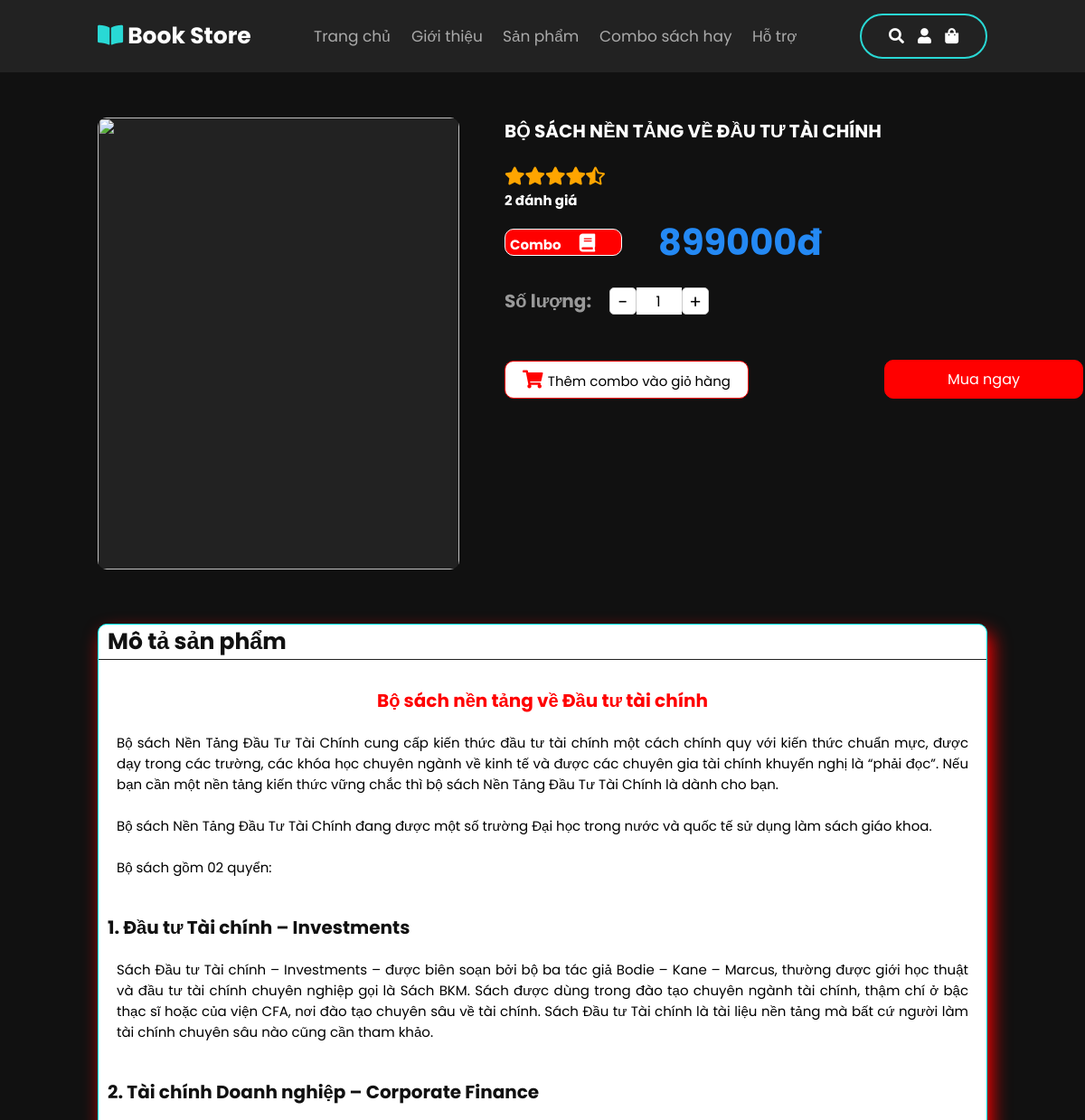
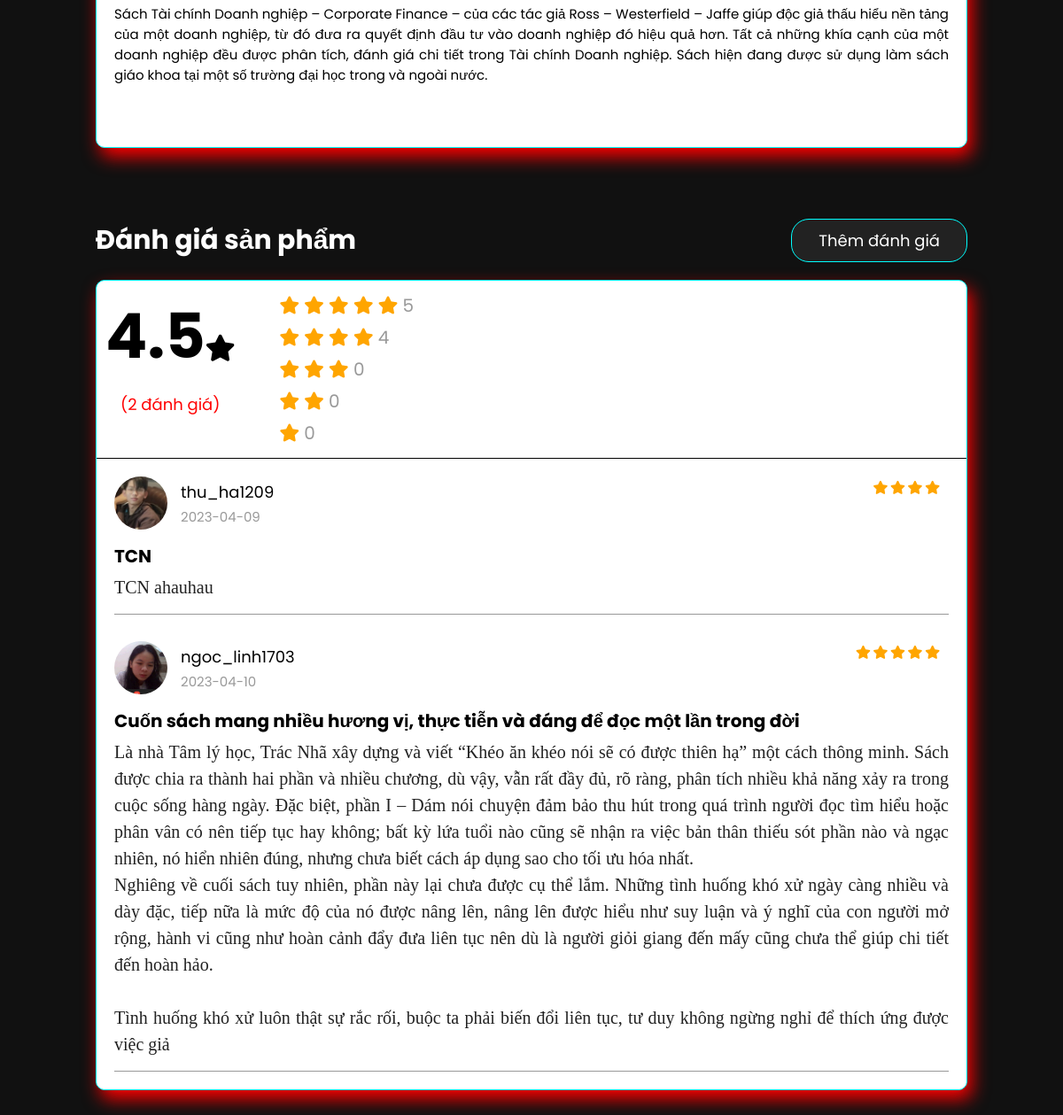
Screenshot of /app/View/detail_combo_book.php?get_id=3 (signed in) with the database file from the repository (2 pictures, top to bottom).
### tables this page shows
CREATE TABLE `combo_products` (
  `combo_id` int(100) NOT NULL,
  `combo_name` varchar(100) NOT NULL,
  `price` int(100) NOT NULL,
  `image_combo` varchar(200) NOT NULL,
  `description` varchar(500) NOT NULL,
  `description_detail` varchar(2000) NOT NULL,
  `image_1` varchar(200) NOT NULL,
  `name_1` varchar(200) NOT NULL,
  `description_1` varchar(5000) NOT NULL,
  `image_2` varchar(200) NOT NULL,
  `name_2` varchar(200) NOT NULL,
  `description_2` varchar(5000) NOT NULL,
  `image_3` varchar(200) NOT NULL,
  `name_3` varchar(200) NOT NULL,
  `description_3` varchar(2000) NOT NULL
);

CREATE TABLE `users` (
  `user_id` varchar(100) NOT NULL,
  `fullname` varchar(100) NOT NULL,
  `username` varchar(100) NOT NULL,
  `email` varchar(100) NOT NULL,
  `phonenumber` varchar(20) NOT NULL,
  `password` varchar(100) NOT NULL,
  `user_type` varchar(100) NOT NULL DEFAULT 'user',
  `image` varchar(100) NOT NULL
);

CREATE TABLE `reviews` (
  `id` varchar(10) NOT NULL,
  `post_id` varchar(20) NOT NULL,
  `user_id` varchar(20) NOT NULL,
  `rating` varchar(1) NOT NULL,
  `title` varchar(200) NOT NULL,
  `description` varchar(2500) NOT NULL,
  `date` date NOT NULL DEFAULT current_timestamp()
);

### app/View/detail_combo_book.php (the view, shortened to what this page needs)
<?php
include '../../config/config.php';
if(isset($_GET['get_id'])){
   $get_id = $_GET['get_id'];
}else{
   $get_id = '';
   header('location:home.php');
}
?>
<!DOCTYPE html>
<html lang="en">
<head>
    <link rel="stylesheet" href="https://cdnjs.cloudflare.com/ajax/libs/font-awesome/5.15.4/css/all.min.css">
    <link rel="stylesheet" href="../../public/css/style.css">
    <link rel="stylesheet" href="https://cdnjs.cloudflare.com/ajax/libs/aos/2.3.4/aos.css">
</head>
<body>
    <?php include 'header.php'; ?>
<section class="detailBook" id= "detailBook">
    <div class="book-img" data-aos="fade-right" data-aos-delay="300">
        <?php
            $select_combo_products = mysqli_query($conn, "SELECT * FROM `combo_products` WHERE combo_id=$get_id") or die('query failed');
            if(mysqli_num_rows($select_combo_products) > 0){
            $product = mysqli_fetch_assoc($select_combo_products);
        ?>
        <div class="box" >
            <div class="image">
            <img src="<?php echo $product['image_combo']; ?>" alt="">
        </div>
        </div>
        <?php
        }else{
            echo '<p class="empty">no products added yet!</p>';
        }
      ?>
    </div>
    <div class="information-detail" data-aos="fade-left" data-aos-delay="600">
        <h3><?php echo $product['combo_name']?></h3>
    <div class="evaluate-average">
    <?php
        $average = 0;
        $total_ratings = 0;
        $select_ratings = mysqli_query($conn, "SELECT * FROM `reviews` WHERE post_id = $get_id") or die('query failed');
        $total_reviews = mysqli_num_rows($select_ratings);
        while($fetch_rating = mysqli_fetch_assoc($select_ratings)){
            $total_ratings += $fetch_rating['rating'];
        }
        if($total_reviews != 0){
            $average = round($total_ratings / $total_reviews, 1);
            if($total_reviews>0){
                $quotient = (float)$total_ratings / $total_reviews;
                $decimal_part = fmod($quotient, 1);
            }
        }
        ?>
        <h3>
            <?php
            for ($i=1; $i <= $average; $i++) {
                echo '<i class="fas fa-star"></i>';
            }
            if($total_reviews>0) {
                if ( $decimal_part < 1 and $decimal_part > 0 ) {
                    echo '<i class="fas fa-star-half-alt"></i>';
                }
            }
            ?>
        </h3>
        <p><?= $total_reviews; ?> đánh giá</p>
    </div>
    <div class="price-box">
        <div class="box">
        <p>Combo</p>
        <i aria-hidden="true" class="fa fa-book"></i>
        </div>
        <div class="price">
        <span><?php echo $product['price']?>đ</span>
        </div>
    </div>
    <form action="../Controllers/cartController.php" method="post">
    <div class="quantity-input">
        <p>Số lượng: </p>
        <button type="button" class="minus-btn cart-btn" onClick="decrease()">-</button>
        <input type="number" min="1" name="product_quantity" value="1" readonly class="cart-quantity-input" id="product-quantity">
        <button type="button" class="plus-btn cart-btn" onClick="increase()">+</button>
    </div>
        <div class="option-cart">
            <div class="add_to_cart combo">
                <i class="fas fa-shopping-cart "></i>
                <input type="submit" name="add_to_cart" value="Thêm combo vào giỏ hàng" class="btnAddCart">
            </div>
            <input type="submit" name="add_to_cart" value="Mua ngay" class="buy_now_btn">
        </div>
    </form>
</section>
<section class="descriptionBook" data-aos="zoom-in-up" data-aos-delay="300">
    <div class="heading combo">
        <h1>Mô tả sản phẩm</h1>
        <p><?php echo $product['combo_name']?></p>
        <div class="description"><?php echo nl2br($product['description_detail'])?></div>
        <div class="book">
        <p>1. <?php echo $product['name_1']?></p>
        <div class="description"><?php echo nl2br($product['description_1'])?></div>
        </div>
        <div class="book">
        <p>2. <?php echo $product['name_2']?></p>
        <div class="description"><?php echo nl2br($product['description_2'])?></div>
        </div>
        <div class="book">
        <?php
            if ($product['name_3'] != null) {
                echo '<p>3. '.$product['name_3'].'</p>';
            } else {
                echo '<p></p>';
            }
        ?>
        <div class="description"><?php echo nl2br($product['description_3'])?></div>
        </div>
</section>
<section class="reviews-container">
   <div class="heading">
    <h1>Đánh giá sản phẩm</h1>
    <a href="add_review.php?get_id=<?= $get_id; ?>" class="add-btn">Thêm đánh giá</a>
    </div>
    <div class="box-review">
    <div class="view-post">
        <?php
            $select_products = mysqli_query($conn, "SELECT * FROM `combo_products` WHERE combo_id = $get_id") or die('query failed');
            if(mysqli_num_rows($select_products) > 0){
                while($fetch_products = mysqli_fetch_assoc($select_products)){
                    $total_ratings = 0;
                    $rating_1 = 0;
                    $rating_2 = 0;
                    $rating_3 = 0;
                    $rating_4 = 0;
                    $rating_5 = 0;
                $select_ratings = mysqli_query($conn, "SELECT * FROM `reviews` WHERE post_id = $get_id") or die('query failed');
                $total_reivews = mysqli_num_rows($select_ratings);
                while($fetch_rating = mysqli_fetch_assoc($select_ratings)){
                    $total_ratings += $fetch_rating['rating'];
                    if($fetch_rating['rating'] == 4){
                    $rating_4 += $fetch_rating['rating'];
                    }
                    if($fetch_rating['rating'] == 5){
                    $rating_5 += $fetch_rating['rating'];
                    }
                }
                if($total_reivews != 0){
                    $average = round($total_ratings / $total_reivews, 1);
                }else{
                    $average = 0;
                }
        ?>
        <div class="row">
            <div class="col">
                <div class="flex">
                    <div class="total-reviews">
                        <h3><?= $average; ?><i class="fas fa-star"></i></h3>
                        <p>(<?= $total_reivews; ?> đánh giá)</p>
                    </div>
                    <div class="total-ratings">
                        <p>
                            <i class="fas fa-star"></i>
                            <i class="fas fa-star"></i>
                            <i class="fas fa-star"></i>
                            <i class="fas fa-star"></i>
                            <i class="fas fa-star"></i>
                            <span><?= $rating_5; ?></span>
                        </p>
                        <p>
                            <i class="fas fa-star"></i>
                            <i class="fas fa-star"></i>
                            <i class="fas fa-star"></i>
                            <i class="fas fa-star"></i>
                            <span><?= $rating_4; ?></span>
                        </p>
                        <p>
                            <i class="fas fa-star"></i>
                            <i class="fas fa-star"></i>
                            <i class="fas fa-star"></i>
                            <span><?= $rating_3; ?></span>
                        </p>
                        <p>
                            <i class="fas fa-star"></i>
                            <i class="fas fa-star"></i>
                            <span><?= $rating_2; ?></span>
                        </p>
                        <p>
                            <i class="fas fa-star"></i>
                            <span><?= $rating_1; ?></span>
                        </p>
                    </div>
                </div>
            </div>
        </div>
   <?php
         }
      }else{
         echo '<p class="empty">post is missing!</p>';
      }
   ?>
        </div>
   <div class="box-container">
   <?php
        $select_reviews = mysqli_query($conn, "SELECT * FROM `reviews` WHERE post_id = $get_id") or die('query failed');
        if(mysqli_num_rows($select_reviews) > 0){
        while($fetch_review = mysqli_fetch_assoc($select_reviews)){
        ?>
    <div class="box" <?php if($fetch_review['user_id'] == $user_id){echo 'style="order: -1;"';}; ?>>
      <?php
        $select_user = mysqli_query($conn, "SELECT * FROM `users` WHERE user_id = '".$fetch_review['user_id']."'") or die('query failed');
        while($fetch_user = mysqli_fetch_assoc($select_user)){
      ?>
      <div class="user">
         <?php if($fetch_user['image'] != ''){ ?>
            <img src="../../public/images/<?=$fetch_user['image']; ?>" alt="">
         <?php }else{ ?>
            <h3><?= substr($fetch_user['username'], 0, 1); ?></h3>
         <?php }; ?>
         <div>
            <p><?= $fetch_user['username']; ?></p>
            <span><?= $fetch_review['date']; ?></span>
         </div>
      </div>
      <?php }; ?>
      <div class="ratings">
         <?php if($fetch_review['rating'] == 4){ ?>
            <p>
                <i class="fas fa-star"></i>
                <i class="fas fa-star"></i>
                <i class="fas fa-star"></i>
                <i class="fas fa-star"></i>
            </p>
         <?php }; ?>
         <?php if($fetch_review['rating'] == 5){ ?>
            <p>
                <i class="fas fa-star"></i>
                <i class="fas fa-star"></i>
                <i class="fas fa-star"></i>
                <i class="fas fa-star"></i>
                <i class="fas fa-star"></i>
            </p>
         <?php }; ?>
      </div>
      <h3 class="title"><?= $fetch_review['title']; ?></h3>
      <?php if($fetch_review['description'] != ''){ ?>
         <p class="description"><?= $fetch_review['description']; ?></p>
      <?php }; ?>
   </div>
   <?php
         }
      }else{
         echo '<p class="empty">Chưa có đánh giá!</p>';
      }
   ?>
   </div>
    </div>
</section>
</body>
</html>

### app/View/header.php (shortened to what this page needs)
<?php
  $user_id = $_COOKIE['user_id'];
?>
<header class="header">
    <a data-aos="zoom-in-left" data-aos-delay="150" href="home.php" class="logo">
        <i class="fas fa-book-open"></i>Book Store </a>
    <nav class="navbar">
        <a data-aos="zoom-in-left" data-aos-delay="300" href="home.php">Trang chủ</a>
        <a data-aos="zoom-in-left" data-aos-delay="450" href="about.php">Giới thiệu</a>
        <a data-aos="zoom-in-left" data-aos-delay="600" href="shop.php">Sản phẩm</a>
        <a data-aos="zoom-in-left" data-aos-delay="750" href="products_combo.php">Combo sách hay</a>
        <a data-aos="zoom-in-left" data-aos-delay="900" href="support.php">Hỗ trợ</a>
    </nav>
    <div class = "icons btn">
    <a data-aos="zoom-in-left" data-aos-delay="1100" href="#book-form">
             <i class="fas fa-search"></i>
    </a>
    <a data-aos="zoom-in-left" data-aos-delay="1250" class ="tcn">
        <i id="fa-user" class="fas fa-user users"></i>
    </a>
    <a data-aos="zoom-in-left" data-aos-delay="1400" href="shopping_cart.php" class="shopping-icon">
            <i class="fas fa-shopping-bag"></i>
    </a>
    </div>
</header>

### rows the page displays
combo_products: combo_name "BỘ SÁCH NỀN TẢNG VỀ ĐẦU TƯ TÀI CHÍNH", price "899000", combo_name "Bộ sách nền tảng về Đầu tư tài chính", description_detail "Bộ sách Nền Tảng Đầu Tư Tài Chính cung cấp kiến thức đầu tư tài chính một cách chính quy với kiến thức chuẩn mực, được dạy trong các trường, các khóa học chuyên ngành về kinh tế và được các chuyên gia tài chính khuyến nghị là “phải đọc”. Nếu bạn cần một nền tảng kiến thức vững chắc thì bộ sách Nền Tảng Đầu Tư Tài Chính là dành cho bạn. Bộ sách Nền Tảng Đầu Tư Tài Chính đang được một số trường Đại học trong nước và quốc tế sử dụng làm sách giáo khoa. Bộ sách gồm 02 quyển:", name_1 "Đầu tư Tài chính – Investments", description_1 "Sách Đầu tư Tài chính – Investments – được biên soạn bởi bộ ba tác giả Bodie – Kane – Marcus, thường được giới học thuật và đầu tư tài chính chuyên nghiệp gọi là Sách BKM. Sách được dùng trong đào tạo chuyên ngành tài chính, thậm chí ở bậc thạc sĩ hoặc của viện CFA, nơi đào tạo chuyên sâu về tài chính. Sách Đầu tư Tài chính là tài liệu nền tảng mà bất cứ người làm tài chính chuyên sâu nào cũng cần tham khảo.", name_2 "Tài chính Doanh nghiệp – Corporate Finance", description_2 "Sách Tài chính Doanh nghiệp – Corporate Finance – của các tác giả Ross – Westerfield – Jaffe giúp độc giả thấu hiểu nền tảng của một doanh nghiệp, từ đó đưa ra quyết định đầu tư vào doanh nghiệp đó hiệu quả hơn. Tất cả những khía cạnh của một doanh nghiệp đều được phân tích, đánh giá chi tiết trong Tài chính Doanh nghiệp. Sách hiện đang được sử dụng làm sách giáo khoa tại một số trường đại học trong và ngoài nước.", average "4.5", total_reivews "2", rating_5 "5", rating_4 "4", rating_3 "0", rating_2 "0", rating_1 "0"
reviews: date "2023-04-09", rating "4" (drawn), title "TCN", description "TCN ahauhau"
users: image (picture), username "thu_ha1209"
reviews: date "2023-04-10", rating "5" (drawn), title "Cuốn sách mang nhiều hương vị, thực tiễn và đáng để đọc một lần trong đời", description "Là nhà Tâm lý học, Trác Nhã xây dựng và viết “Khéo ăn khéo nói sẽ có được thiên hạ” một cách thông minh. Sách được chia ra thành hai phần và nhiều chương, dù vậy, vẫn rất đầy đủ, rõ ràng, phân tích nhiều khả năng xảy ra trong cuộc sống hàng ngày. Đặc biệt, phần I – Dám nói chuyện đảm bảo thu hút trong quá trình người đọc tìm hiểu hoặc phân vân có nên tiếp tục hay không; bất kỳ lứa tuổi nào cũng sẽ nhận ra việc bản thân thiếu sót phần nào và ngạc nhiên, nó hiển nhiên đúng, nhưng chưa biết cách áp dụng sao cho tối ưu hóa nhất. Nghiêng về cuối sách tuy nhiên, phần này lại chưa được cụ thể lắm. Những tình huống khó xử ngày càng nhiều và dày đặc, tiếp nữa là mức độ của nó được nâng lên, nâng lên…"
users: image (picture), username "ngoc_linh1703"

### other values shown
$total_reviews "2"
